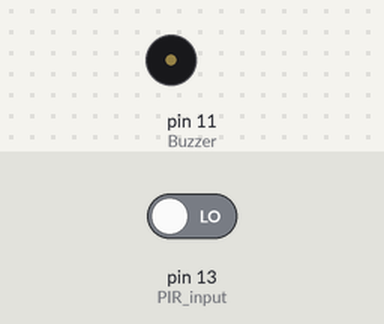
Recording of a program running on a simulated Raspberry Pi (header pin numbers). Parts: buzzer (waves = sounding, pin HIGH). The inputs (shaded band) are chosen by the test bench; at power-on: pin 13 (PIR_input) LOW. What the program prints to the terminal is not drawn.

Above: at 1.2 s.
1.3 s: pin 13 (PIR_input) driven HIGH
At 1.8 s:
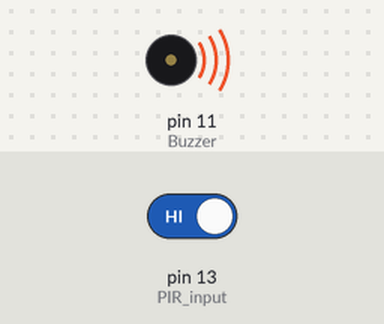
2.8 s: pin 13 (PIR_input) driven LOW
At 4.1 s:
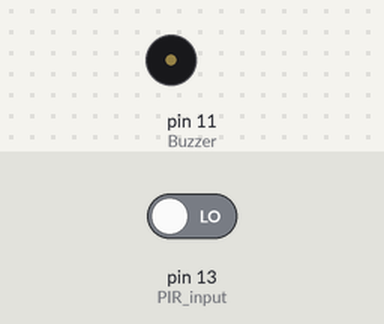
Timing chart, 0 to 5.8 s (numbered marks = the images above; inputs shaded):
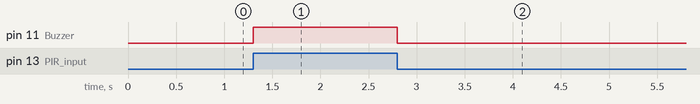

The program:

PIRSensor.py
```python
import RPi.GPIO as GPIO

PIR_input = 13			#read PIR Output
Buzzer =11		#LED for signalling motion detected
GPIO.setwarnings(False)
GPIO.setmode(GPIO.BOARD)		#choose pin no. system
GPIO.setup(PIR_input, GPIO.IN)
GPIO.setup(Buzzer, GPIO.OUT)
GPIO.output(Buzzer, GPIO.LOW)

while True:
#when motion detected turn on LED
    if(GPIO.input(PIR_input)):
        GPIO.output(Buzzer, GPIO.HIGH)
        print("Detected")
    else:
        GPIO.output(Buzzer, GPIO.LOW)
        print("Not Detcted")
```

Measured:
- after the input at 1.3 s, pin 11 (Buzzer): LOW → HIGH at once
- after the input at 2.8 s, pin 11 (Buzzer): HIGH → LOW at once
